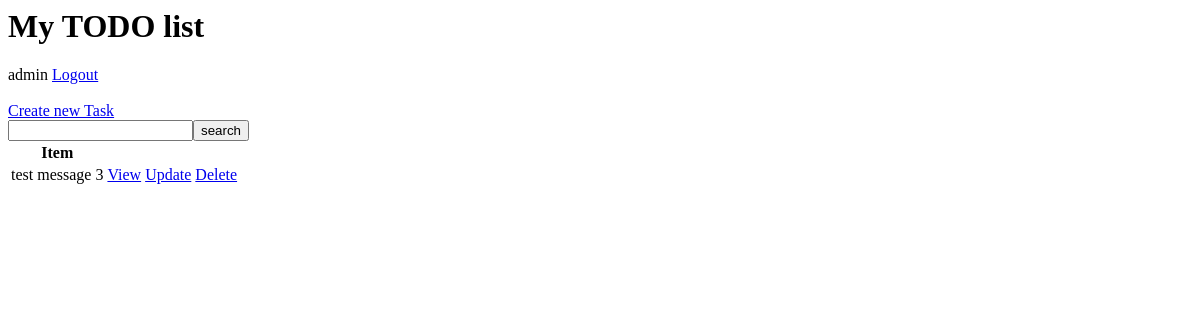
The app's page / (signed in), older data.
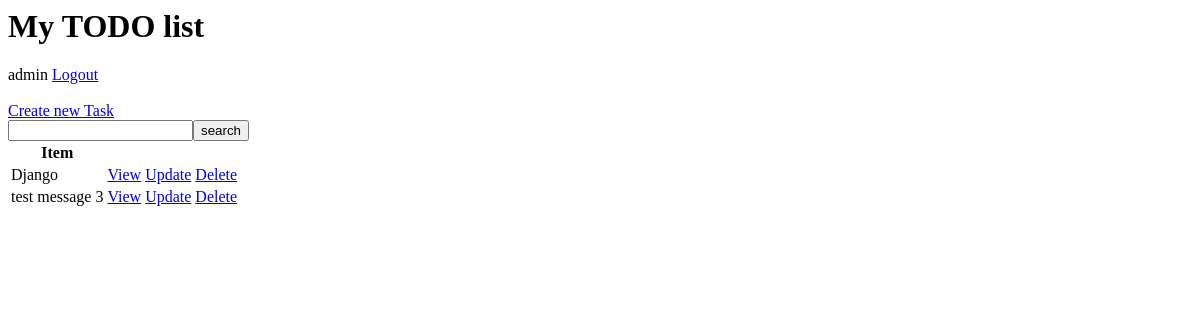
The same page, newer data.
### todoapp/models.py (models this page shows, shortened)
class Task(models.Model):
    user=models.ForeignKey(User, on_delete=models.CASCADE)
    title=models.CharField(max_length=200)
    description=models.TextField()
    complete=models.BooleanField(default=False)
    create=models.DateTimeField(auto_now_add=True)
    class Meta:
        ordering=['complete']

### todoapp/views.py (the view)
# urls.py: path("",views.TaskList.as_view(),name='tasks'),
class TaskList(LoginRequiredMixin,ListView):
    model=Task
    def get_context_data(self,**kwargs):
        context=super().get_context_data(**kwargs)
        context['task_list']=context['task_list'].filter(user=self.request.user)
        context['count_of_tasks']=context['task_list'].filter(complete=False).count()
        searchinput=self.request.GET.get('searchinput') or ""
        if searchinput:
            context['task_list']=context['task_list'].filter(title__icontains=searchinput)
        context['searchinput']=searchinput
        return context

### template/todoapp/task_list.html (shortened to what this page needs)
<h1>My TODO list</h1>
{% if request.user.is_authenticated %}
    {{request.user}}
    <a href="{% url 'logout' %}">Logout</a>
    {% else %}
    <a href="{% url 'login' %}">Login</a>
    {%endif%}
<table><a href='/create'>Create new Task</a><br>
    <form method='get'>
        <input type='text' name='searchinput' value="{{searchinput}}"/>
        <input type='submit' value='search'/>
    </form><br>
    <tr>
        <th>Item</th>
    </tr>
    {% for eachtodo in task_list %}
    <tr>
        <td>{{eachtodo.title}}</td>
        <td><a href="/task/{{eachtodo.id}}">View</a></td>
        <td><a href="/update/{{eachtodo.id}}">Update</a></td>
        <td><a href="/delete/{{eachtodo.id}}">Delete</a></td>
    </tr>
    {%endfor %}
</table>

Row changes from the older to the newer data that the page shows:
added Task: title "Django"
